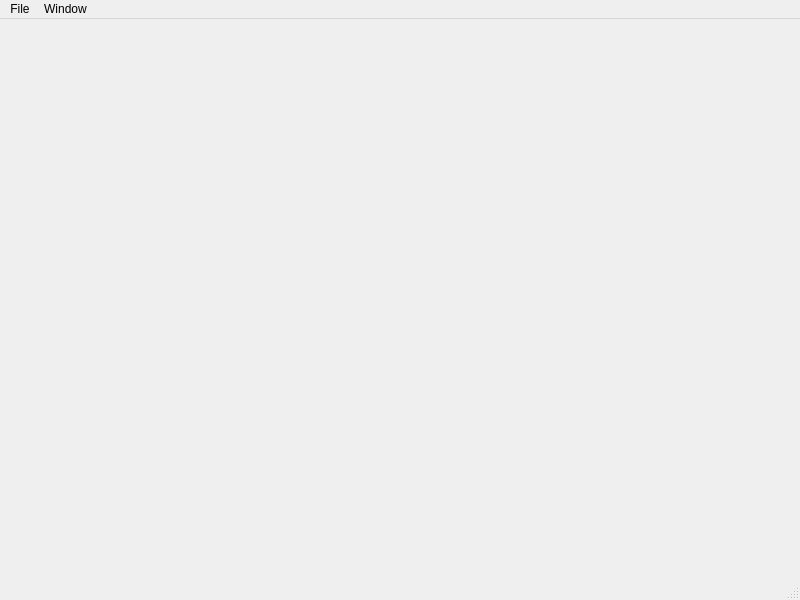
<?xml version="1.0" encoding="UTF-8"?>
<ui version="4.0">
 <class>MainWindow</class>
 <widget class="QMainWindow" name="MainWindow">
  <property name="geometry">
   <rect>
    <x>0</x>
    <y>0</y>
    <width>800</width>
    <height>600</height>
   </rect>
  </property>
  <property name="windowTitle">
   <string>Visualization of Mantle Interfaces</string>
  </property>
  <widget class="QWidget" name="centralwidget">
   <widget class="QVTKWidget" name="qvtkWidget">
    <property name="geometry">
     <rect>
      <x>0</x>
      <y>0</y>
      <width>801</width>
      <height>581</height>
     </rect>
    </property>
   </widget>
  </widget>
  <widget class="QMenuBar" name="menubar">
   <property name="geometry">
    <rect>
     <x>0</x>
     <y>0</y>
     <width>800</width>
     <height>22</height>
    </rect>
   </property>
   <widget class="QMenu" name="menuFile">
    <property name="title">
     <string>File</string>
    </property>
    <addaction name="actionLoad_Camera_Settings"/>
    <addaction name="actionSave_Camera_Settings"/>
    <addaction name="separator"/>
    <addaction name="actionSave_Current_Frame"/>
    <addaction name="separator"/>
    <addaction name="actionSave_type_1_patches"/>
    <addaction name="actionSave_type_1_patches_2"/>
   </widget>
   <widget class="QMenu" name="menuWindow">
    <property name="title">
     <string>Window</string>
    </property>
    <addaction name="actionHide_control_window"/>
   </widget>
   <addaction name="menuFile"/>
   <addaction name="menuWindow"/>
  </widget>
  <widget class="QStatusBar" name="statusbar"/>
  <action name="actionLoad_Camera_Settings">
   <property name="text">
    <string>Load Camera Settings</string>
   </property>
  </action>
  <action name="actionSave_Camera_Settings">
   <property name="text">
    <string>Save Camera Settings</string>
   </property>
  </action>
  <action name="actionSave_Current_Frame">
   <property name="text">
    <string>Save Current Frame</string>
   </property>
  </action>
  <action name="actionHide_control_window">
   <property name="text">
    <string>Hide control window</string>
   </property>
  </action>
  <action name="actionSave_type_1_patches">
   <property name="text">
    <string>Save type +1 patches</string>
   </property>
  </action>
  <action name="actionSave_type_1_patches_2">
   <property name="text">
    <string>Save type -1 patches</string>
   </property>
  </action>
 </widget>
 <customwidgets>
  <customwidget>
   <class>QVTKWidget</class>
   <extends>QWidget</extends>
   <header>QVTKWidget.h</header>
  </customwidget>
 </customwidgets>
 <resources/>
 <connections/>
</ui>
